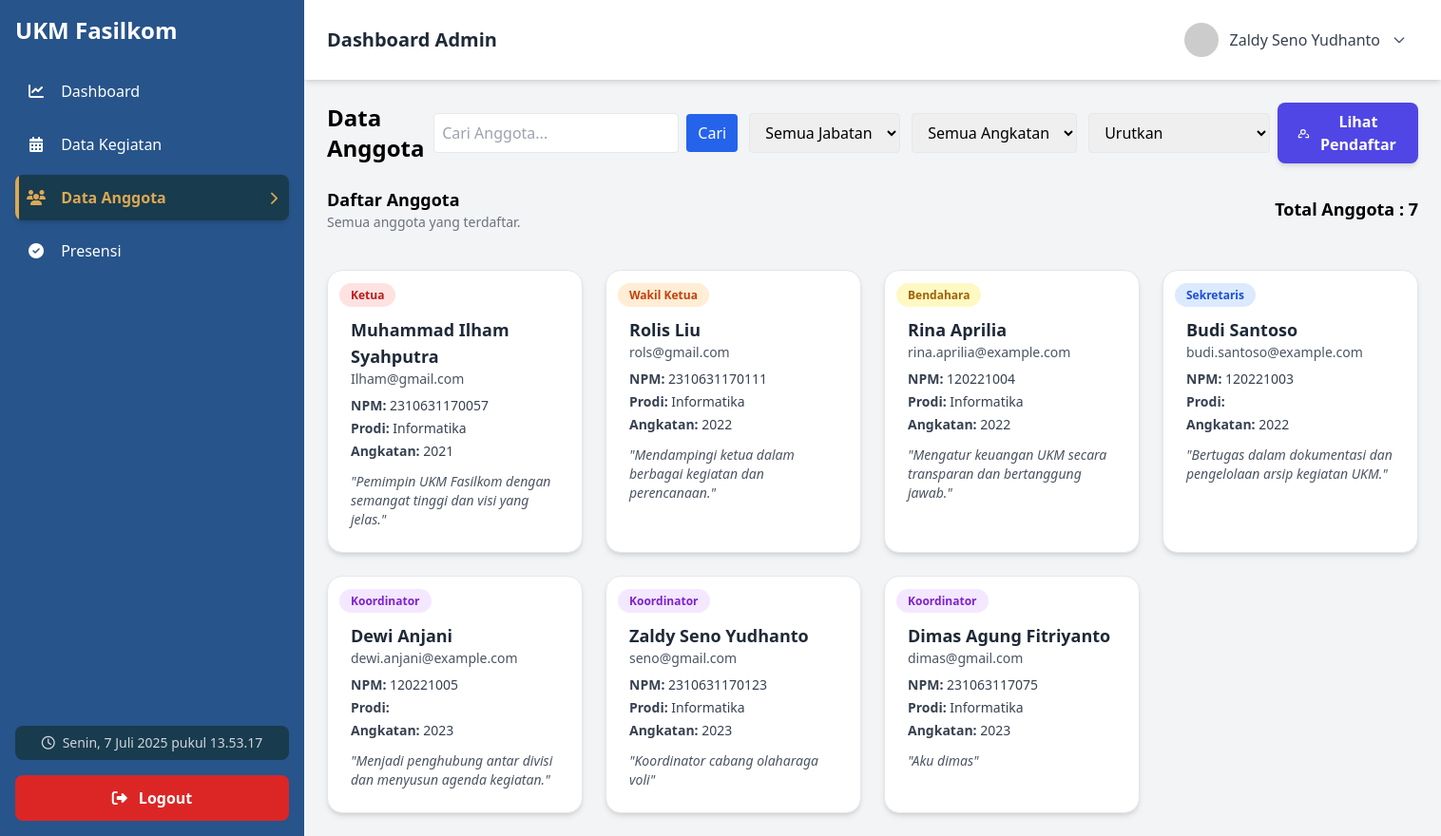
Page /Admin/anggota/data-anggota.php (signed in) on the committed database.
### tables this page shows
CREATE TABLE `pendaftaran` (
  `id_pendaftaran` int(11) NOT NULL,
  `id_user` int(11) NOT NULL,
  `nama` varchar(100) NOT NULL,
  `npm` varchar(20) NOT NULL,
  `email` varchar(100) NOT NULL,
  `prodi` varchar(100) NOT NULL,
  `angkatan` year(4) NOT NULL,
  `jabatan` varchar(50) DEFAULT 'Anggota',
  `bio` text DEFAULT NULL,
  `tanggal_daftar` datetime DEFAULT current_timestamp(),
  `status` enum('pending','diterima','ditolak') DEFAULT 'pending',
  `bukti_npm` varchar(255) DEFAULT NULL
);

CREATE TABLE `anggota` (
  `id_anggota` int(11) NOT NULL,
  `id_pendaftaran` int(11) DEFAULT NULL,
  `nama` varchar(100) NOT NULL,
  `npm` varchar(20) NOT NULL,
  `prodi` varchar(100) DEFAULT NULL,
  `email` varchar(100) DEFAULT NULL,
  `jabatan` enum('Ketua','Wakil Ketua','Bendahara','Sekretaris','Koordinator','Anggota') NOT NULL,
  `angkatan` int(11) DEFAULT NULL,
  `bio` text DEFAULT NULL,
  `dibuat_oleh` varchar(50) DEFAULT NULL,
  `created_at` timestamp NOT NULL DEFAULT current_timestamp()
);

### Admin/anggota/data-anggota.php (the view, shortened to what this page needs)
<?php
include '../koneksi.php';
$where = [];
$order = "";
switch ($_GET['sort'] ?? '') {
    default: $order = "ORDER BY jabatan ASC"; break;
}
$whereClause = count($where) ? 'WHERE ' . implode(' AND ', $where) : '';
$sql = "SELECT * FROM anggota $whereClause $order";
$query_result = mysqli_query($koneksi, $sql);
$query_count = "SELECT COUNT(*) AS total FROM anggota";
$count_result = mysqli_query($koneksi, $query_count);
$count_data = mysqli_fetch_assoc($count_result);
$total_anggota = $count_data['total'];
?>
<!DOCTYPE html>
<html lang="en">
<head>
    <script src="https://cdn.tailwindcss.com"></script>
</head>
<body class="bg-gray-100 font-sans h-full">
    <div class="flex h-screen">
        <?php include '../sidebar.php'; ?>
        <div class="flex-1 flex flex-col sm:ml-0 md:ml-80 lg:ml-80 xl:ml-80">
            <?php include '../navbar.php'; ?>
            <section class="p-6">
                <div class="flex flex-col md:flex-row md:items-center md:justify-between mb-6">
                    <div class="mb-4 md:mb-0">
                        <h2 class="text-2xl font-semibold">Data Anggota</h2>
                    </div>
                    <div class="flex flex-col md:flex-row md:items-center gap-2 w-full md:w-auto">
                        <form method="GET" class="flex flex-wrap md:flex-nowrap gap-3 w-full">
                            <div class="flex items-center gap-2 w-full md:w-80">
                                <input type="text" name="cari" placeholder="Cari Anggota..." value="<?= isset($_GET['cari']) ? htmlspecialchars($_GET['cari']) : '' ?>" class="border p-2 rounded w-full">
                                <button type="submit" class="bg-blue-600 text-white px-3 py-2 rounded hover:bg-blue-700">Cari</button>
                            </div>
                            <select name="jabatan" onchange="this.form.submit()" class="border rounded px-3 py-2">
                                <option value="">Semua Jabatan</option>
                            </select>
                            <select name="angkatan" onchange="this.form.submit()" class="border rounded px-3 py-2">
                                <option value="">Semua Angkatan</option>
                            </select>
                            <select name="sort" onchange="this.form.submit()" class="border rounded px-3 py-2">
                                <option value="">Urutkan</option>
                            </select>
                        </form>
                        <button onclick="openModal()"
                            class="flex items-center gap-2 bg-indigo-600 hover:bg-indigo-700 focus:ring-4 focus:ring-indigo-300 text-white font-semibold px-5 py-2 rounded-lg shadow-md transition duration-300 ease-in-out">
                            <svg xmlns="http://www.w3.org/2000/svg" class="h-5 w-5" fill="none" viewBox="0 0 24 24" stroke="currentColor" stroke-width="2">
                            <path stroke-linecap="round" stroke-linejoin="round" d="M17 20h5v-2a4 4 0 00-3-3.87M9 20H4v-2a4 4 0 013-3.87M12 14a4 4 0 100-8 4 4 0 000 8z" />
                            </svg>
                            Lihat Pendaftar
                        </button>
                    </div>
                </div>
                <div class="mb-6">
                    <div class="flex flex-col md:flex-row md:items-center md:justify-between">
                        <div class="mb-4">
                            <h3 class="text-lg font-semibold">Daftar Anggota</h3>
                            <p class="text-sm text-gray-500">Semua anggota yang terdaftar.</p>
                        </div>
                        <div class="mb-4">
                            <p class="text-lg font-semibold text-primary">Total Anggota : <?php echo $total_anggota; ?></p>
                        </div>
                    </div>
                </div>
                <div class="grid grid-cols-1 sm:grid-cols-2 md:grid-cols-4 gap-6">
                    <?php
                    if ($query_result && mysqli_num_rows($query_result) > 0):
                        while ($row = mysqli_fetch_assoc($query_result)):
                    ?>
                    <div class="bg-white rounded-2xl shadow-md p-6 hover:shadow-xl transition-all duration-300 relative border border-gray-200 group">
                        <div class="absolute top-3 left-3">
                            <span class="text-xs font-semibold px-3 py-1 rounded-full
                                <?php
                                    $jabatanColor = [
                                        'Ketua' => 'bg-red-100 text-red-700',
                                        'Wakil Ketua' => 'bg-orange-100 text-orange-700',
                                        'Bendahara' => 'bg-yellow-100 text-yellow-700',
                                        'Sekretaris' => 'bg-blue-100 text-blue-700',
                                        'Koordinator' => 'bg-purple-100 text-purple-700',
                                        'Anggota' => 'bg-green-100 text-green-700',
                                    ];
                                    echo $jabatanColor[$row['jabatan']] ?? 'bg-gray-100 text-gray-700';
                                ?>">
                                <?= htmlspecialchars($row['jabatan']) ?>
                            </span>
                        </div>
                        <div class="mt-6">
                            <h2 class="text-lg font-bold text-gray-800"><?= htmlspecialchars($row['nama'] ?? '') ?></h2>
                            <p class="text-sm text-gray-600 mb-2"><?= htmlspecialchars($row['email'] ?? '') ?></p>
                            <ul class="text-sm text-gray-700 space-y-1 mt-2">
                                <li><strong>NPM:</strong> <?= htmlspecialchars($row['npm'] ?? '') ?></li>
                                <li><strong>Prodi:</strong> <?= htmlspecialchars($row['prodi'] ?? '') ?></li>
                                <li><strong>Angkatan:</strong> <?= htmlspecialchars($row['angkatan'] ?? '') ?></li>
                            </ul>
                            <?php if (!empty($row['bio'])): ?>
                                <p class="mt-3 text-sm text-gray-600 italic">"<?= htmlspecialchars($row['bio'] ?? '') ?>"</p>
                            <?php endif; ?>
                        </div>
                    </div>
                    <?php
                        endwhile;
                    else:
                    ?>
                        <div class="col-span-full text-center py-8">
                            <p class="text-gray-500">Tidak ada data anggota yang ditemukan.</p>
                        </div>
                    <?php endif; ?>
                </div>
            </section>
        </div>
    </div>
</body>
</html>

### Admin/sidebar.php (shortened to what this page needs)
<link rel="stylesheet" href="https://cdnjs.cloudflare.com/ajax/libs/font-awesome/6.5.0/css/all.min.css">
<?php
function getCorrectPath($targetPath) {
    $currentFile = $_SERVER['PHP_SELF'];
    $currentDir = dirname($currentFile);
    $currentDir = str_replace('\\', '/', $currentDir);
    if (strpos($currentDir, '/Admin/kegiatan') !== false ||
        strpos($currentDir, '/Admin/anggota') !== false ||
        strpos($currentDir, '/Admin/presensi') !== false) {
        return '../../' . $targetPath;
    } elseif (strpos($currentDir, '/Admin') !== false) {
        return '../' . $targetPath;
    } else {
        return $targetPath;
    }
}
$current_page = basename($_SERVER['PHP_SELF']);
$menuItems = [
    [
        'title' => 'Dashboard',
        'icon' => 'fas fa-chart-line',
        'path' => 'Admin/dashboard.php',
        'file' => 'dashboard.php'
    ],
    [
        'title' => 'Data Kegiatan',
        'icon' => 'fas fa-calendar-alt',
        'path' => 'Admin/kegiatan/data-kegiatan.php',
        'file' => 'data-kegiatan.php'
    ],
    [
        'title' => 'Data Anggota',
        'icon' => 'fas fa-users',
        'path' => 'Admin/anggota/data-anggota.php',
        'file' => 'data-anggota.php'
    ],
    [
        'title' => 'Presensi',
        'icon' => 'fas fa-check-circle',
        'path' => 'Admin/presensi/data-presensi.php',
        'file' => 'data-presensi.php'
    ]
];
?>
<aside id="sidebar" class="fixed inset-y-0 left-0 w-80 bg-[#27548A] text-white transform -translate-x-full md:translate-x-0 transition-transform duration-300 z-50 shadow-lg md:shadow-none overflow-y-auto">
    <div class="p-4 space-y-4 flex flex-col justify-between h-full">
        <div>
            <h1 class="text-2xl font-bold mb-6 hidden md:block">UKM Fasilkom</h1>
            <nav class="space-y-2">
                <?php foreach ($menuItems as $item): ?>
                    <?php
                    $isActive = ($current_page === $item['file']);
                    $linkPath = getCorrectPath($item['path']);
                    ?>
                    <a href="<?= htmlspecialchars($linkPath) ?>"
                       class="block p-3 rounded-lg transition-all duration-200 <?= $isActive ? 'text-[#DDA853] font-semibold bg-[#183B4E] shadow-md' : 'hover:bg-[#183B4E] hover:text-[#DDA853]' ?>">
                        <i class="<?= $item['icon'] ?> mr-3 w-5 text-center"></i>
                        <span><?= $item['title'] ?></span>
                        <?php if ($isActive): ?>
                            <span class="float-right">
                                <i class="fas fa-chevron-right text-sm"></i>
                            </span>
                        <?php endif; ?>
                    </a>
                <?php endforeach; ?>
            </nav>
        </div>
        <div>
            <div class="text-sm text-gray-300 mb-4">
                <div class="flex items-center justify-center p-2 bg-[#183B4E] rounded-lg">
                    <i class="far fa-clock mr-2"></i>
                    <span id="live-clock"></span>
                </div>
            </div>
            <a href="<?= htmlspecialchars(getCorrectPath('auth/logout.php')) ?>"
               class="block w-full text-center bg-red-600 hover:bg-red-700 py-3 rounded-lg transition-colors duration-200 font-semibold">
                <i class="fas fa-sign-out-alt mr-2"></i>
                Logout
            </a>
        </div>
    </div>
</aside>

### Admin/navbar.php (shortened to what this page needs)
<?php
$user_name = 'Admin';
if (isset($_SESSION['id_user'])) {
    $id_user = $_SESSION['id_user'];
    $query = "SELECT nama, npm, prodi, email FROM pendaftaran WHERE id_user = ?";
    $stmt = mysqli_prepare($koneksi, $query);
    if ($stmt) {
        mysqli_stmt_bind_param($stmt, "i", $id_user);
        mysqli_stmt_execute($stmt);
        $result = mysqli_stmt_get_result($stmt);
        if (mysqli_num_rows($result) > 0) {
            $userData = mysqli_fetch_assoc($result);
            $user_name = $userData['nama'] ?? 'Admin';
        } else {
            $user_name = $_SESSION['username'] ?? 'Admin';
        }
    }
} else {
    $loginPath = getCorrectPath('login.php');
    header("Location: " . $loginPath);
    exit();
}
?>
<nav class="bg-white shadow-md px-6 py-4 flex items-center justify-between sticky top-0 z-40 mt-16 sm:mt-16 md:mt-0 lg:mt-0">
    <h2 class="text-xl font-semibold text-gray-800">Dashboard Admin</h2>
    <div class="relative">
        <button onclick="toggleDropdown()" id="dropdownButton" class="flex items-center space-x-3 focus:outline-none hover:bg-gray-100 px-3 py-2 rounded transition">
            <img src="https://ui-avatars.com/api/?name=<?= urlencode($user_name) ?>&background=27548A&color=fff" class="w-9 h-9 rounded-full" alt="User Photo">
            <span class="text-gray-700 font-medium hidden sm:inline"><?= htmlspecialchars($user_name) ?></span>
            <svg id="dropdownIcon" class="w-4 h-4 text-gray-600 transition-transform duration-200" fill="none" stroke="currentColor" viewBox="0 0 24 24">
                <path stroke-linecap="round" stroke-linejoin="round" stroke-width="2" d="M19 9l-7 7-7-7" />
            </svg>
        </button>
    </div>
</nav>

### Admin/sidebar.php (style rules this page uses)
nav a { position: relative; overflow: hidden; }
nav a::before { content: ''; position: absolute; left: 0; top: 0; height: 100%; width: 4px; background-color: #DDA853; transform: translateX(-100%); transition: transform 0.3s ease; }
nav a.active::before { transform: translateX(0); }

### Admin/navbar.php (style rules this page uses)
#dropdownIcon { transition: transform 0.2s ease; }

### rows in the picture
pendaftaran: nama "Zaldy Seno Yudhanto"
anggota: jabatan "Ketua", nama "Muhammad Ilham Syahputra", email "Ilham@gmail.com", npm "2310631170057", prodi "Informatika", angkatan "2021", bio "Pemimpin UKM Fasilkom dengan semangat tinggi dan visi yang jelas."
anggota: jabatan "Wakil Ketua", nama "Rolis Liu", email "rols@gmail.com", npm "2310631170111", prodi "Informatika", angkatan "2022", bio "Mendampingi ketua dalam berbagai kegiatan dan perencanaan."
anggota: jabatan "Bendahara", nama "Rina Aprilia", email "rina.aprilia@example.com", npm "120221004", prodi "Informatika", angkatan "2022", bio "Mengatur keuangan UKM secara transparan dan bertanggung jawab."
anggota: jabatan "Sekretaris", nama "Budi Santoso", email "budi.santoso@example.com", npm "120221003", angkatan "2022", bio "Bertugas dalam dokumentasi dan pengelolaan arsip kegiatan UKM."
anggota: jabatan "Koordinator", nama "Dewi Anjani", email "dewi.anjani@example.com", npm "120221005", angkatan "2023", bio "Menjadi penghubung antar divisi dan menyusun agenda kegiatan."
anggota: jabatan "Koordinator", nama "Zaldy Seno Yudhanto", email "seno@gmail.com", npm "2310631170123", prodi "Informatika", angkatan "2023", bio "Koordinator cabang olaharaga voli"
anggota: jabatan "Koordinator", nama "Dimas Agung Fitriyanto", email "dimas@gmail.com", npm "231063117075", prodi "Informatika", angkatan "2023", bio "Aku dimas"

### other values in the picture
$item['title'] "Dashboard"
$item['title'] "Data Kegiatan"
$item['title'] "Data Anggota"
$item['title'] "Presensi"
$total_anggota "7"
